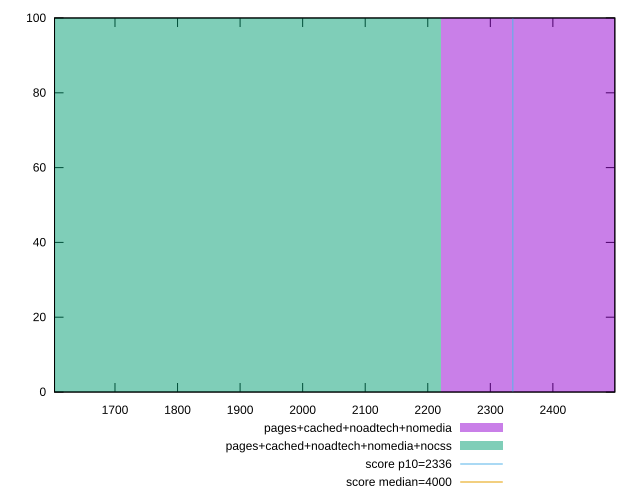

The script that saved this image:
reset

$pagesCachedNoadtechNomedia <<EOF
2664.632900271485 100
EOF

$pagesCachedNoadtechNomediaNocss <<EOF
1776.4219335143234 100
EOF

set key outside below
set boxwidth 888.2109667571617
set xrange [1603.369:2499.0225]
set yrange [0:100]
set trange [0:100]
set style fill transparent solid 0.5 noborder

set parametric
set terminal svg size 640, 500 enhanced background rgb 'white'
set output "report_00012_2021-02-09T11:01:39.952Z/first-contentful-paint/comparison/histogram/3_vs_4.svg"

plot $pagesCachedNoadtechNomedia title "pages+cached+noadtech+nomedia" with boxes, \
     $pagesCachedNoadtechNomediaNocss title "pages+cached+noadtech+nomedia+nocss" with boxes, \
     2336,t title "score p10=2336", \
     4000,t title "score median=4000"

reset
